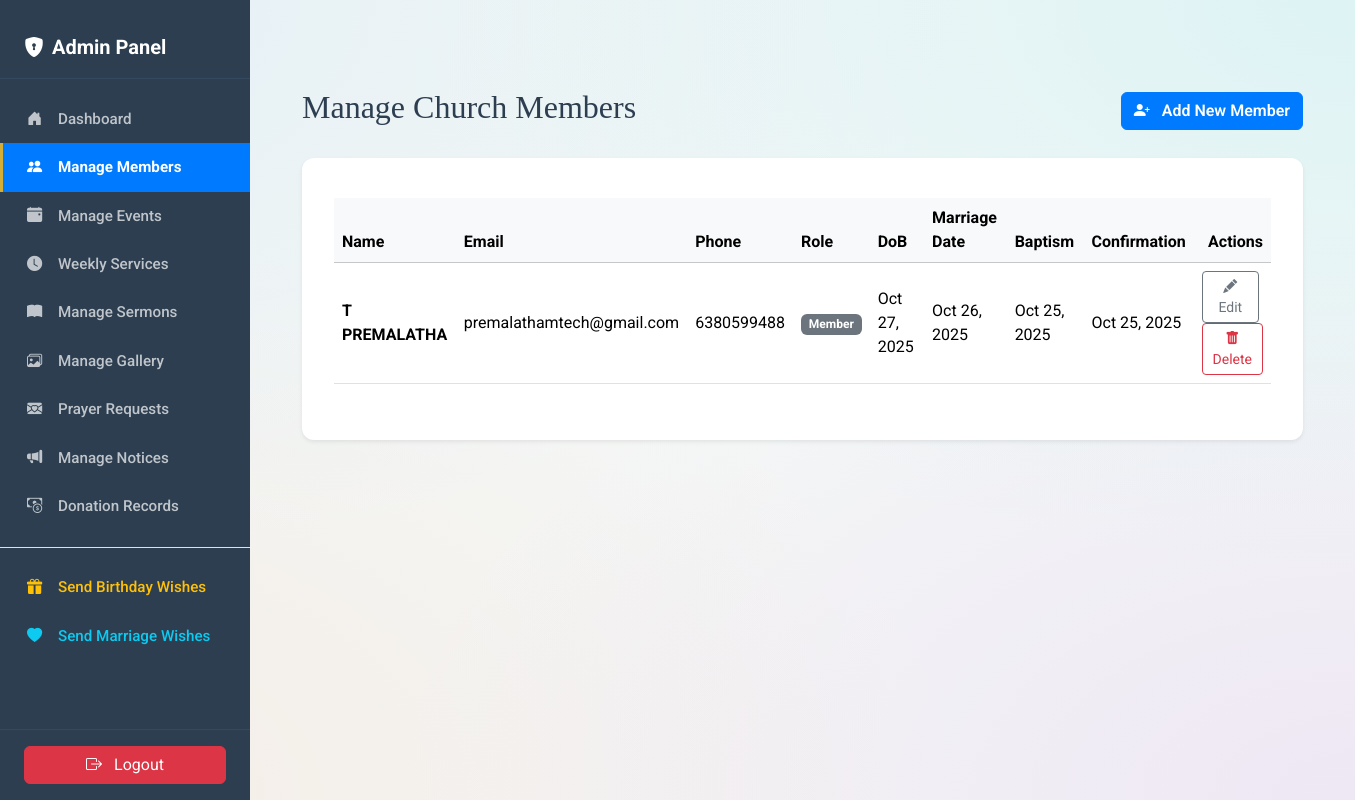
The app's page /admin/members (signed in), older data.
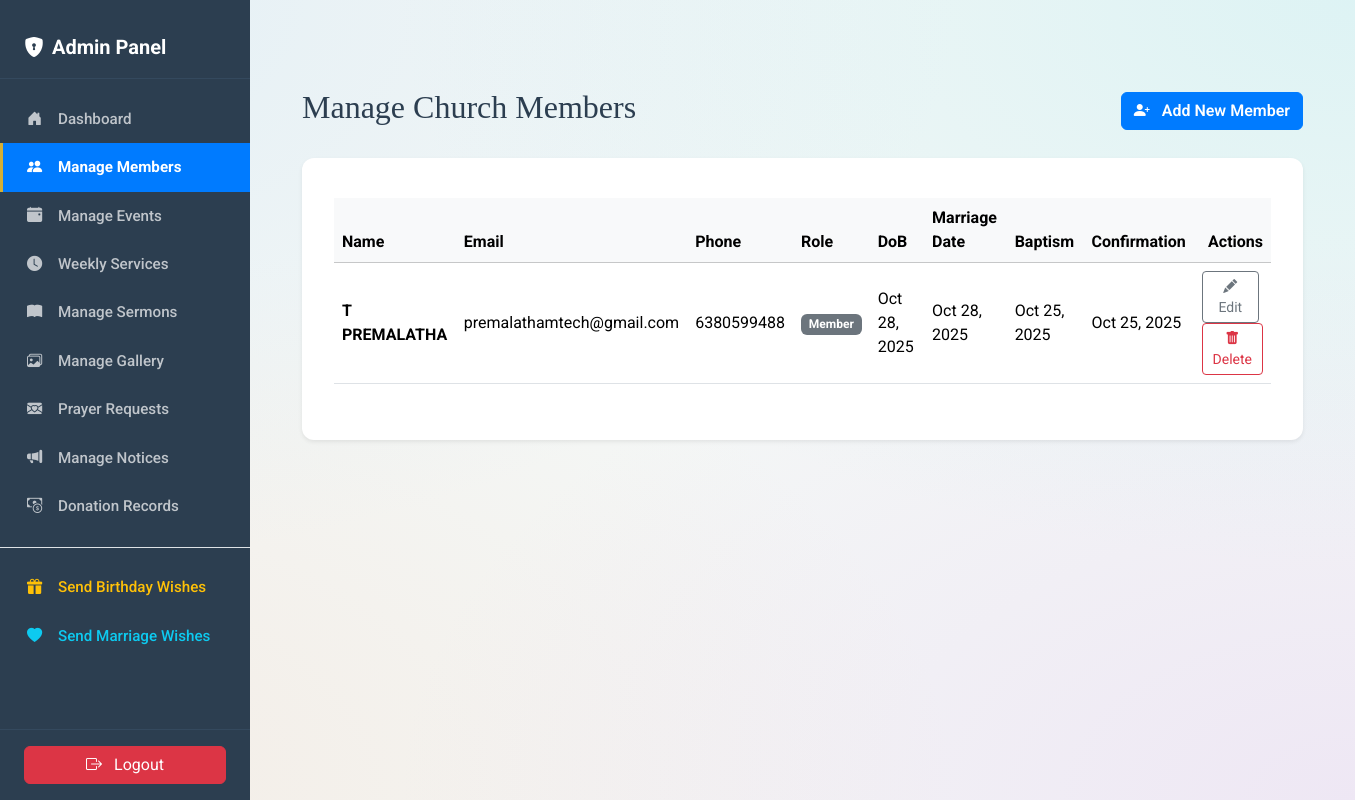
The same page, newer data.
### app.py (models this page shows)
class Member(db.Model):
    id = db.Column(db.Integer, primary_key=True)
    name = db.Column(db.String(100), nullable=False)
    email = db.Column(db.String(120), unique=True, nullable=False)
    phone = db.Column(db.String(20), nullable=True)
    role = db.Column(db.String(50), default='Member', nullable=False)
    join_date = db.Column(db.Date, nullable=False, default=datetime.utcnow().date)
    dob = db.Column(db.Date, nullable=True)
    marriage_date = db.Column(db.Date, nullable=True)
    Baptism_date = db.Column(db.Date, nullable=True)
    Confirmation_date = db.Column(db.Date, nullable=True)

### app.py (the view)
@app.route('/admin/members')
@admin_required
def admin_members():
    try: members = Member.query.order_by(Member.name).all()
    except Exception as e: members = []; flash(f'Error: {e}', 'danger'); print(f"Members load error: {e}")
    return render_template('admin/members.html', members=members)

### app.py (called while the page is built)
def is_admin():
    admin_id = session.get('admin_id')
    if admin_id and db.inspect(db.engine).has_table('user'):
        return User.query.get(admin_id) is not None
    return False

def admin_required(f):
    @wraps(f)
    def decorated_function(*args, **kwargs):
        if not is_admin(): flash('Login required.', 'warning'); return redirect(url_for('admin_login', next=request.url))
        return f(*args, **kwargs)
    return decorated_function

### templates/admin/members.html (shortened to what this page needs)
{% extends "admin/admin_layout.html" %}
{% block admin_content %}
<div class="container my-5">
    <div class="d-flex justify-content-between align-items-center mb-4">
        <h1 class="h2">Manage Church Members</h1>
        <button class="btn btn-primary" data-bs-toggle="modal" data-bs-target="#addMemberModal">
            <i class="bi bi-person-plus-fill me-2"></i> Add New Member
        </button>
    </div>
    <div class="card shadow-sm">
        <div class="card-body">
            <div class="table-responsive">
                <table class="table table-hover align-middle">
                    <thead class="table-light">
                        <tr>
                            <th scope="col">Name</th>
                            <th scope="col">Email</th>
                            <th scope="col">Phone</th>
                            <th scope="col">Role</th>
                            <th scope="col">DoB</th>
                            <th scope="col">Marriage Date</th>
                            <th scope="col">Baptism</th>
                            <th scope="col">Confirmation</th>
                            <th scope="col" class="text-end">Actions</th>
                        </tr>
                    </thead>
                    <tbody>
                        {% for member in members %}
                        <tr>
                            <td><strong>{{ member.name }}</strong></td>
                            <td>{{ member.email }}</td>
                            <td>{{ member.phone if member.phone else '-' }}</td>
                            <td><span class="badge bg-secondary">{{ member.role }}</span></td>
                            <td>{{ member.dob.strftime('%b %d, %Y') if member.dob else '-' }}</td>
                            <td>{{ member.marriage_date.strftime('%b %d, %Y') if member.marriage_date else '-' }}</td>
                            <td>{{ member.Baptism_date.strftime('%b %d, %Y') if member.Baptism_date else '-' }}</td>
                            <td>{{ member.Confirmation_date.strftime('%b %d, %Y') if member.Confirmation_date else '-' }}</td>
                            <td class="text-end">
                                <button class="btn btn-sm btn-outline-secondary me-1" data-bs-toggle="modal" data-bs-target="#editMemberModal{{ member.id }}">
                                    <i class="bi bi-pencil-fill"></i> Edit
                                </button>
                                <a href="{{ url_for('delete_member', id=member.id) }}" class="btn btn-sm btn-outline-danger" onclick="return confirm('Delete member \'{{ member.name }}\'?')">
                                    <i class="bi bi-trash-fill"></i> Delete
                                </a>
                            </td>
                        </tr>
                        {% else %}
                        <tr>
                            <td colspan="9" class="text-center text-muted py-4">No members found. Add one!</td>
                        </tr>
                        {% endfor %}
                    </tbody>
                </table>
            </div>
        </div>
    </div>
</div>
{% endblock admin_content %}

Row changes from the older to the newer data that the page shows:
changed Member "T PREMALATHA": dob "Oct 27, 2025" → "Oct 28, 2025"; marriage_date "Oct 26, 2025" → "Oct 28, 2025"
